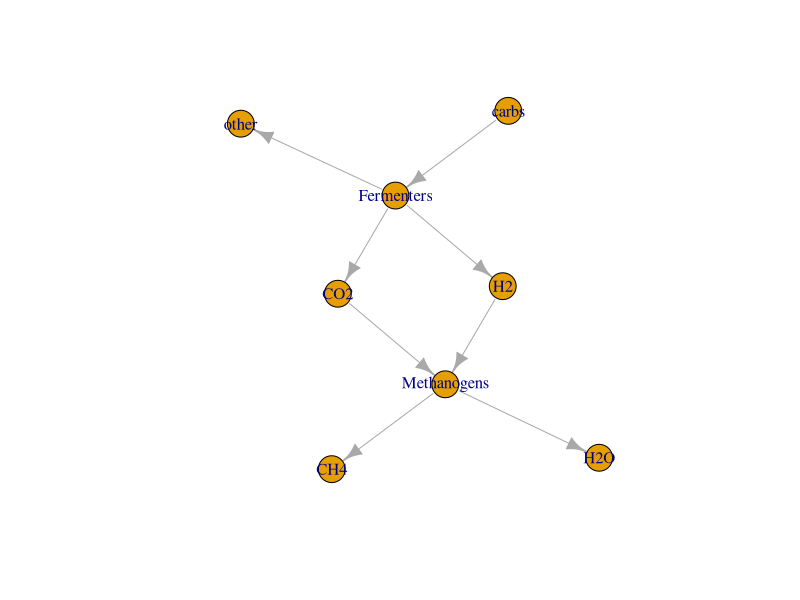
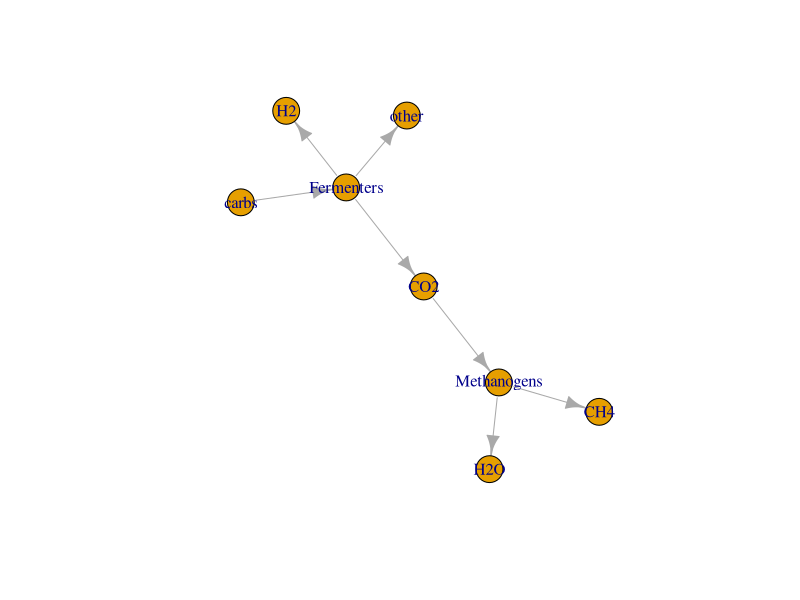

The R script that drew these images, in order: (Note: this script raises an error after producing the figures.)
nodes=cbind('id'=c('Fermenters','Methanogens','carbs','CO2','H2','other','CH4','H2O'),
            'type'=c(rep('Microbe',2),rep('nonBio',6)))
nodes

links=cbind('from'=c('carbs',rep('Fermenters',3),rep('Methanogens',2),'CO2','H2'),
            'to'=c('Fermenters','other','CO2','H2','CH4','H2O',rep('Methanogens',2)),
            'type'=c('uptake',rep('output',5),rep('jhkjh',2)),
            'weight'=rep(1,8))
links

library(igraph)
net = graph_from_data_frame(links,vertices = nodes,directed = T)
plot(net)
g_mst <- mst(net)
plot(mst(net))
compg.edges <- as.data.frame(get.edgelist(g_mst))
compg.df <- as.data.frame(list(Vertex=V(compg), Community=fccommunity, Hubscore=hubscore, Authscore=authscore), stringsAsFactors=FALSE)



g <- make_(ring(10),
           with_vertex_(name = letters[1:10], color = "red"),
           with_edge_(weight = 1:10, color = "green")
)
a <- as_long_data_frame(g_mst)
